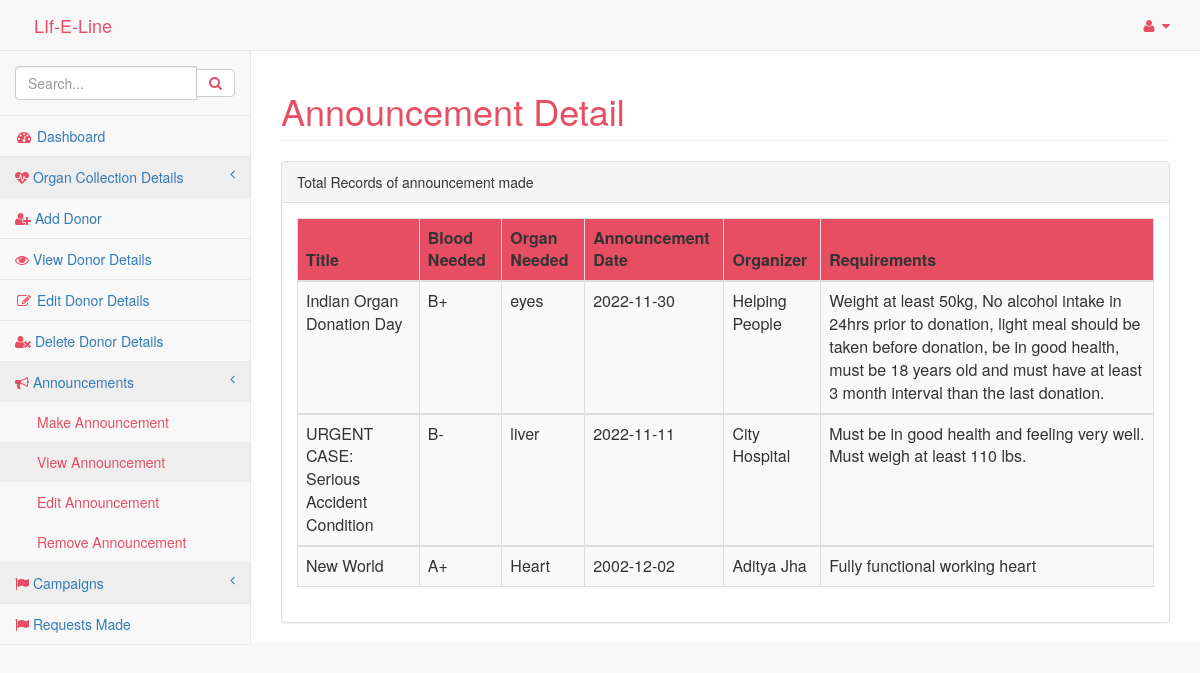
The app's page /pages/viewannouncement.php with its own data.
### tables this page shows
CREATE TABLE `announce` (
  `id` int(11) NOT NULL,
  `announcement` varchar(50) NOT NULL,
  `bloodneed` varchar(3) NOT NULL,
  `organ` varchar(15) DEFAULT NULL,
  `dat` date NOT NULL,
  `organizer` varchar(50) NOT NULL,
  `requirements` text NOT NULL
);

### pages/viewannouncement.php (the view, shortened to what this page needs)
<html>
<head>
<link href="../vendor/bootstrap/css/bootstrap.min.css" rel="stylesheet">
<link href="../vendor/metisMenu/metisMenu.min.css" rel="stylesheet">
<link href="../dist/css/sb-admin-2.css" rel="stylesheet">
<link href="../vendor/font-awesome/css/font-awesome.min.css" rel="stylesheet" type="text/css">
<link rel="stylesheet" href="../icofont/icofont.min.css">
</head>
<body>
<div id="wrapper">
<?php include 'includes/nav.php'?>
<div style='color:#e74e63' id="page-wrapper">
<div class="container-fluid">
<div class="row">
<div class=".col-lg-12">
               <h1 class="page-header">Announcement Detail</h1>
                </div>
  </div>
				<div class="row">
                        <div class=".col-lg-12">
                            <div class="panel panel-default">
                                <div class="panel-heading">
                                    Total Records of announcement made
                                </div>
								 <div style='color:#e74e63' class="panel-body">
                                    <div class="table-responsive">
									<table class="table table-striped table-bordered table-hover" id="dataTables-example">
									<?php
						include "dbconnect.php";
						$qry="select * from announce";
						$result=mysqli_query($conn,$qry);
						echo"
						<thead style='background-color:#e74e63'>
						<tr>
							<th>Title</th>
							<th>Blood Needed</th>
							<th>Organ Needed</th>
							<th>Announcement Date</th>
							<th>Organizer</th>
							<th>Requirements</th>
						</tr>
						</thead>";
						while($row=mysqli_fetch_array($result)){
						  echo"<tbody>
						  <tr>
						  <td>".$row['announcement']."</td>
						  <td>".$row['bloodneed']."</td>
						  <td>".$row['organ']."</td>
						  <td>".$row['dat']."</td>
						  <td>".$row['organizer']."</td>
						  <td>".$row['requirements']."</td>
						</tr>
						</tbody>";
						}
						?>
						</table>
				</div>
				</div>
		</div>
		</div>
		</div>
		</div>
		</div>
</div>
</body>
</html>

### records on screen
announce: announcement "Indian Organ Donation Day", bloodneed "B+", organ "eyes", dat "2022-11-30", organizer "Helping People", requirements "Weight at least 50kg, No alcohol intake in 24hrs prior to donation, light meal should be taken before donation, be in good health, must be 18 years old and must have at least 3 month interval than the last donation."
announce: announcement "URGENT CASE: Serious Accident Condition", bloodneed "B-", organ "liver", dat "2022-11-11", organizer "City Hospital", requirements "Must be in good health and feeling very well. Must weigh at least 110 lbs."
announce: announcement "New World", bloodneed "A+", organ "Heart", dat "2002-12-02", organizer "Aditya Jha", requirements "Fully functional working heart"
